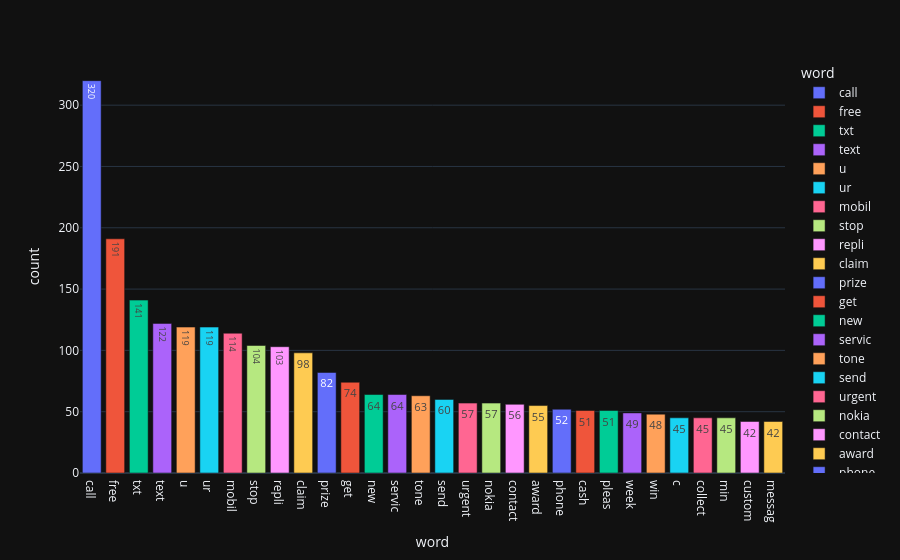

Source (notebook cell):
### Code cell
px.bar(spam_freq_wrds, x='word', y='count', color='word', text='count')

### Figure 1 — Plotly figure (JSON) as saved in the notebook; plotly's stock layout.template omitted (floating-point values rounded to 4 significant figures)
{"data": [{"hovertemplate": "word=%{x}<br>count=%{text}<extra></extra>", "legendgroup": "call", "marker": {"color": "#636efa", "pattern": {"shape": ""}}, "name": "call", "orientation": "v", "showlegend": true, "text": [320.0], "textposition": "auto", "x": ["call"], "xaxis": "x", "y": [320], "yaxis": "y", "type": "bar"}, {"hovertemplate": "word=%{x}<br>count=%{text}<extra></extra>", "legendgroup": "free", "marker": {"color": "#EF553B", "pattern": {"shape": ""}}, "name": "free", "orientation": "v", "showlegend": true, "text": [191.0], "textposition": "auto", "x": ["free"], "xaxis": "x", "y": [191], "yaxis": "y", "type": "bar"}, {"hovertemplate": "word=%{x}<br>count=%{text}<extra></extra>", "legendgroup": "txt", "marker": {"color": "#00cc96", "pattern": {"shape": ""}}, "name": "txt", "orientation": "v", "showlegend": true, "text": [141.0], "textposition": "auto", "x": ["txt"], "xaxis": "x", "y": [141], "yaxis": "y", "type": "bar"}, {"hovertemplate": "word=%{x}<br>count=%{text}<extra></extra>", "legendgroup": "text", "marker": {"color": "#ab63fa", "pattern": {"shape": ""}}, "name": "text", "orientation": "v", "showlegend": true, "text": [122.0], "textposition": "auto", "x": ["text"], "xaxis": "x", "y": [122], "yaxis": "y", "type": "bar"}, {"hovertemplate": "word=%{x}<br>count=%{text}<extra></extra>", "legendgroup": "u", "marker": {"color": "#FFA15A", "pattern": {"shape": ""}}, "name": "u", "orientation": "v", "showlegend": true, "text": [119.0], "textposition": "auto", "x": ["u"], "xaxis": "x", "y": [119], "yaxis": "y", "type": "bar"}, {"hovertemplate": "word=%{x}<br>count=%{text}<extra></extra>", "legendgroup": "ur", "marker": {"color": "#19d3f3", "pattern": {"shape": ""}}, "name": "ur", "orientation": "v", "showlegend": true, "text": [119.0], "textposition": "auto", "x": ["ur"], "xaxis": "x", "y": [119], "yaxis": "y", "type": "bar"}, {"hovertemplate": "word=%{x}<br>count=%{text}<extra></extra>", "legendgroup": "mobil", "marker": {"color": "#FF6692", "pattern": {"shape": ""}}, "name": "mobil", "orientation": "v", "showlegend": true, "text": [114.0], "textposition": "auto", "x": ["mobil"], "xaxis": "x", "y": [114], "yaxis": "y", "type": "bar"}, {"hovertemplate": "word=%{x}<br>count=%{text}<extra></extra>", "legendgroup": "stop", "marker": {"color": "#B6E880", "pattern": {"shape": ""}}, "name": "stop", "orientation": "v", "showlegend": true, "text": [104.0], "textposition": "auto", "x": ["stop"], "xaxis": "x", "y": [104], "yaxis": "y", "type": "bar"}, {"hovertemplate": "word=%{x}<br>count=%{text}<extra></extra>", "legendgroup": "repli", "marker": {"color": "#FF97FF", "pattern": {"shape": ""}}, "name": "repli", "orientation": "v", "showlegend": true, "text": [103.0], "textposition": "auto", "x": ["repli"], "xaxis": "x", "y": [103], "yaxis": "y", "type": "bar"}, {"hovertemplate": "word=%{x}<br>count=%{text}<extra></extra>", "legendgroup": "claim", "marker": {"color": "#FECB52", "pattern": {"shape": ""}}, "name": "claim", "orientation": "v", "showlegend": true, "text": [98.0], "textposition": "auto", "x": ["claim"], "xaxis": "x", "y": [98], "yaxis": "y", "type": "bar"}, {"hovertemplate": "word=%{x}<br>count=%{text}<extra></extra>", "legendgroup": "prize", "marker": {"color": "#636efa", "pattern": {"shape": ""}}, "name": "prize", "orientation": "v", "showlegend": true, "text": [82.0], "textposition": "auto", "x": ["prize"], "xaxis": "x", "y": [82], "yaxis": "y", "type": "bar"}, {"hovertemplate": "word=%{x}<br>count=%{text}<extra></extra>", "legendgroup": "get", "marker": {"color": "#EF553B", "pattern": {"shape": ""}}, "name": "get", "orientation": "v", "showlegend": true, "text": [74.0], "textposition": "auto", "x": ["get"], "xaxis": "x", "y": [74], "yaxis": "y", "type": "bar"}, {"hovertemplate": "word=%{x}<br>count=%{text}<extra></extra>", "legendgroup": "new", "marker": {"color": "#00cc96", "pattern": {"shape": ""}}, "name": "new", "orientation": "v", "showlegend": true, "text": [64.0], "textposition": "auto", "x": ["new"], "xaxis": "x", "y": [64], "yaxis": "y", "type": "bar"}, {"hovertemplate": "word=%{x}<br>count=%{text}<extra></extra>", "legendgroup": "servic", "marker": {"color": "#ab63fa", "pattern": {"shape": ""}}, "name": "servic", "orientation": "v", "showlegend": true, "text": [64.0], "textposition": "auto", "x": ["servic"], "xaxis": "x", "y": [64], "yaxis": "y", "type": "bar"}, {"hovertemplate": "word=%{x}<br>count=%{text}<extra></extra>", "legendgroup": "tone", "marker": {"color": "#FFA15A", "pattern": {"shape": ""}}, "name": "tone", "orientation": "v", "showlegend": true, "text": [63.0], "textposition": "auto", "x": ["tone"], "xaxis": "x", "y": [63], "yaxis": "y", "type": "bar"}, {"hovertemplate": "word=%{x}<br>count=%{text}<extra></extra>", "legendgroup": "send", "marker": {"color": "#19d3f3", "pattern": {"shape": ""}}, "name": "send", "orientation": "v", "showlegend": true, "text": [60.0], "textposition": "auto", "x": ["send"], "xaxis": "x", "y": [60], "yaxis": "y", "type": "bar"}, {"hovertemplate": "word=%{x}<br>count=%{text}<extra></extra>", "legendgroup": "urgent", "marker": {"color": "#FF6692", "pattern": {"shape": ""}}, "name": "urgent", "orientation": "v", "showlegend": true, "text": [57.0], "textposition": "auto", "x": ["urgent"], "xaxis": "x", "y": [57], "yaxis": "y", "type": "bar"}, {"hovertemplate": "word=%{x}<br>count=%{text}<extra></extra>", "legendgroup": "nokia", "marker": {"color": "#B6E880", "pattern": {"shape": ""}}, "name": "nokia", "orientation": "v", "showlegend": true, "text": [57.0], "textposition": "auto", "x": ["nokia"], "xaxis": "x", "y": [57], "yaxis": "y", "type": "bar"}, {"hovertemplate": "word=%{x}<br>count=%{text}<extra></extra>", "legendgroup": "contact", "marker": {"color": "#FF97FF", "pattern": {"shape": ""}}, "name": "contact", "orientation": "v", "showlegend": true, "text": [56.0], "textposition": "auto", "x": ["contact"], "xaxis": "x", "y": [56], "yaxis": "y", "type": "bar"}, {"hovertemplate": "word=%{x}<br>count=%{text}<extra></extra>", "legendgroup": "award", "marker": {"color": "#FECB52", "pattern": {"shape": ""}}, "name": "award", "orientation": "v", "showlegend": true, "text": [55.0], "textposition": "auto", "x": ["award"], "xaxis": "x", "y": [55], "yaxis": "y", "type": "bar"}, {"hovertemplate": "word=%{x}<br>count=%{text}<extra></extra>", "legendgroup": "phone", "marker": {"color": "#636efa", "pattern": {"shape": ""}}, "name": "phone", "orientation": "v", "showlegend": true, "text": [52.0], "textposition": "auto", "x": ["phone"], "xaxis": "x", "y": [52], "yaxis": "y", "type": "bar"}, {"hovertemplate": "word=%{x}<br>count=%{text}<extra></extra>", "legendgroup": "cash", "marker": {"color": "#EF553B", "pattern": {"shape": ""}}, "name": "cash", "orientation": "v", "showlegend": true, "text": [51.0], "textposition": "auto", "x": ["cash"], "xaxis": "x", "y": [51], "yaxis": "y", "type": "bar"}, {"hovertemplate": "word=%{x}<br>count=%{text}<extra></extra>", "legendgroup": "pleas", "marker": {"color": "#00cc96", "pattern": {"shape": ""}}, "name": "pleas", "orientation": "v", "showlegend": true, "text": [51.0], "textposition": "auto", "x": ["pleas"], "xaxis": "x", "y": [51], "yaxis": "y", "type": "bar"}, {"hovertemplate": "word=%{x}<br>count=%{text}<extra></extra>", "legendgroup": "week", "marker": {"color": "#ab63fa", "pattern": {"shape": ""}}, "name": "week", "orientation": "v", "showlegend": true, "text": [49.0], "textposition": "auto", "x": ["week"], "xaxis": "x", "y": [49], "yaxis": "y", "type": "bar"}, {"hovertemplate": "word=%{x}<br>count=%{text}<extra></extra>", "legendgroup": "win", "marker": {"color": "#FFA15A", "pattern": {"shape": ""}}, "name": "win", "orientation": "v", "showlegend": true, "text": [48.0], "textposition": "auto", "x": ["win"], "xaxis": "x", "y": [48], "yaxis": "y", "type": "bar"}, {"hovertemplate": "word=%{x}<br>count=%{text}<extra></extra>", "legendgroup": "c", "marker": {"color": "#19d3f3", "pattern": {"shape": ""}}, "name": "c", "orientation": "v", "showlegend": true, "text": [45.0], "textposition": "auto", "x": ["c"], "xaxis": "x", "y": [45], "yaxis": "y", "type": "bar"}, {"hovertemplate": "word=%{x}<br>count=%{text}<extra></extra>", "legendgroup": "collect", "marker": {"color": "#FF6692", "pattern": {"shape": ""}}, "name": "collect", "orientation": "v", "showlegend": true, "text": [45.0], "textposition": "auto", "x": ["collect"], "xaxis": "x", "y": [45], "yaxis": "y", "type": "bar"}, {"hovertemplate": "word=%{x}<br>count=%{text}<extra></extra>", "legendgroup": "min", "marker": {"color": "#B6E880", "pattern": {"shape": ""}}, "name": "min", "orientation": "v", "showlegend": true, "text": [45.0], "textposition": "auto", "x": ["min"], "xaxis": "x", "y": [45], "yaxis": "y", "type": "bar"}, {"hovertemplate": "word=%{x}<br>count=%{text}<extra></extra>", "legendgroup": "custom", "marker": {"color": "#FF97FF", "pattern": {"shape": ""}}, "name": "custom", "orientation": "v", "showlegend": true, "text": [42.0], "textposition": "auto", "x": ["custom"], "xaxis": "x", "y": [42], "yaxis": "y", "type": "bar"}, {"hovertemplate": "word=%{x}<br>count=%{text}<extra></extra>", "legendgroup": "messag", "marker": {"color": "#FECB52", "pattern": {"shape": ""}}, "name": "messag", "orientation": "v", "showlegend": true, "text": [42.0], "textposition": "auto", "x": ["messag"], "xaxis": "x", "y": [42], "yaxis": "y", "type": "bar"}], "layout": {"xaxis": {"anchor": "y", "domain": [0.0, 1.0], "title": {"text": "word"}, "categoryorder": "array", "categoryarray": ["call", "free", "txt", "text", "u", "ur", "mobil", "stop", "repli", "claim", "prize", "get", "new", "servic", "tone", "send", "urgent", "nokia", "contact", "award", "phone", "cash", "pleas", "week", "win", "c", "collect", "min", "custom", "messag"]}, "yaxis": {"anchor": "x", "domain": [0.0, 1.0], "title": {"text": "count"}}, "legend": {"title": {"text": "word"}, "tracegroupgap": 0}, "margin": {"t": 60}, "barmode": "relative"}}
